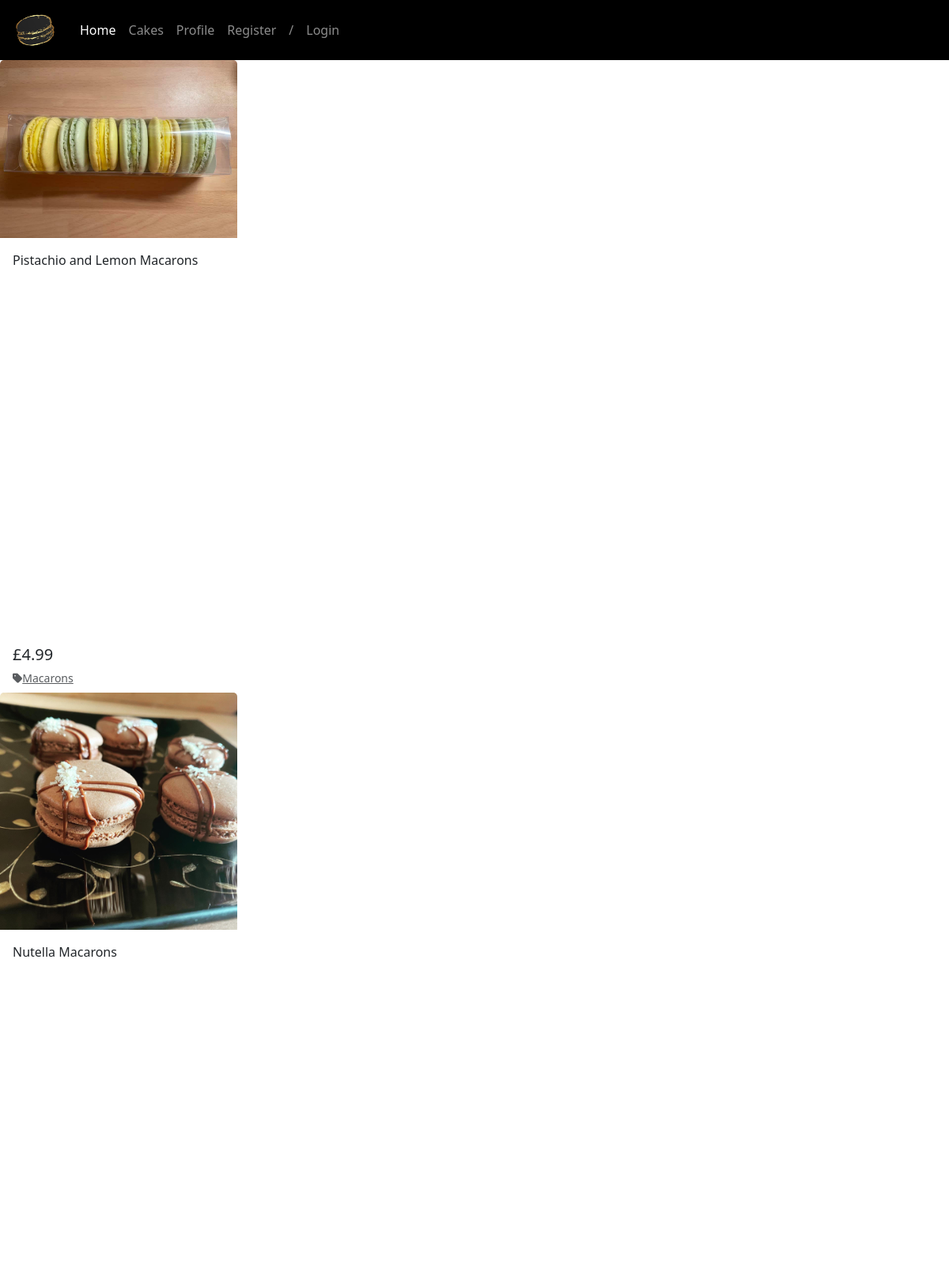
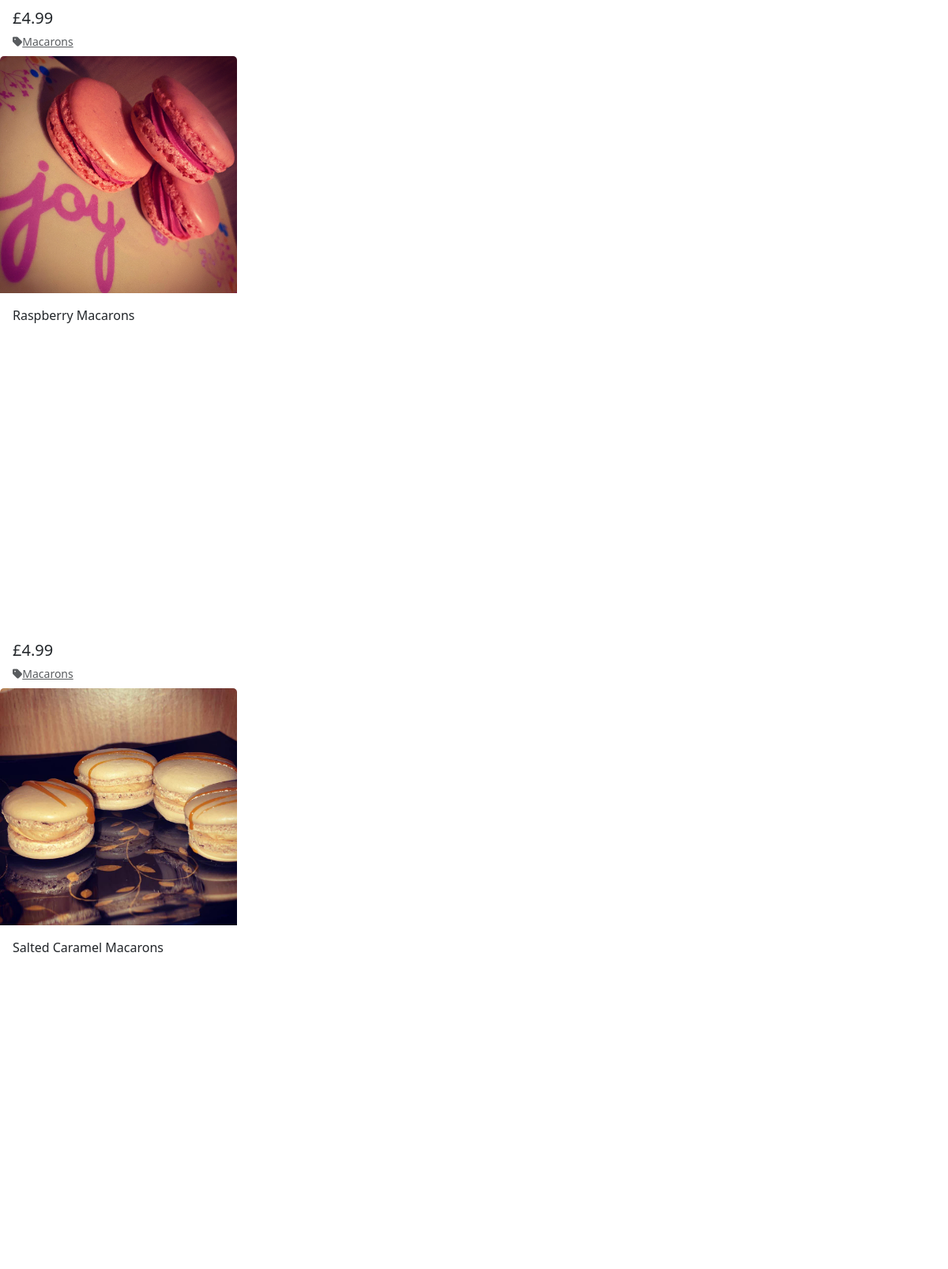
Screenshot of /cakes/ (upper part) with the database file from the repository (2 pictures, top to bottom).
### cakes/models.py (models this page shows, shortened)
class Cake(models.Model):
    category = models.ForeignKey(
        'Category', null=True, blank=True, on_delete=models.SET_NULL)
    sku = models.CharField(max_length=50, null=True, blank=True)
    name = models.CharField(max_length=150)
    description = models.TextField()
    flavours = models.CharField(max_length=50, null=True, blank=True)
    price = models.DecimalField(max_digits=6, decimal_places=2)
    image = models.ImageField(null=True, blank=True)

class Category(models.Model):
    class Meta:
        verbose_name_plural = 'Categories'
    name = models.CharField(max_length=150)
    friendly_name = models.CharField(max_length=150, null=True, blank=True)

### cakes/views.py (the view)
# urls.py: path('', views.all_cakes, name='cakes'),
def all_cakes(request):
    cakes = Cake.objects.all()
    categories = None
    if request.GET:
        cakes = cakes
    context = {'cakes': cakes}
    return render(request, 'cakes.html', context)

### cakes/templates/cakes.html
{% extends "base.html" %}
{% load static %}
{% block content %}
{% for cake in cakes %}
                    <div class="col-sm-6 col-md-6 col-lg-4 col-xl-3">
                        <div class="card h-100 border-0">{% if cake.image %}
                            <a href="#">
                                <img class="card-img-top img-fluid" src="{{ cake.image.url }}" alt="{{ cake.name }}">
                            </a>
                            {% else %}
                            <a href="#">
                                <img class="card-img-top img-fluid" src="{{ MEDIA_URL }}no_image.png" alt="{{ cake.name }}">
                            </a>
                            {% endif %}
                            <div class="card-body pb-0">
                                <p class="mb-0">{{ cake.name }}</p>
                            </div>
                            <div class="card-footer bg-white pt-0 border-0 text-left">
                                <div class="row">
                                    <div class="col">
                                        <p class="lead mb-0 text-left font-weight-bold">£{{ cake.price }}</p>
                                        {% if cake.category %}
                                        <p class="small mt-1 mb-0">
                                            <a class="text-muted" href="#">
                                                <i class="fas fa-tag mr-1"></i>{{ cake.category.friendly_name }}
                                            </a>
                                        </p>
                                        {% endif %}
                                        </div>
                                </div>
                            </div>
                        </div>
                    </div>
{% endfor %}
{% endblock %}

### templates/base.html (shortened to what this page needs)
{% load static %}
<head>
  <link rel="stylesheet" href="https://cdn.jsdelivr.net/npm/bootstrap@5.3.0-alpha1/dist/css/bootstrap.min.css">
  <link rel="stylesheet" href="{% static 'css/base.css' %}">
</head>
<header>
  <nav class="navbar navbar-expand-lg bg-black" data-bs-theme="dark">
    <div class="container-fluid">
      <a class="navbar-brand" href="{% url 'home' %}">
        <img src="/media/nav_logo.png" alt="Logo" width="65" height="50">
      </a>
      <div class="collapse navbar-collapse" id="navbarSupportedContent">
        <ul class="navbar-nav me-auto mb-2 mb-lg-0">
          <li class="nav-item">
            <a class="nav-link active" aria-current="page" href="{% url 'home' %}">Home</a>
          </li>
          <li class="nav-item">
            <a class="nav-link" href="{% url 'cakes' %}">Cakes</a>
          </li>
          <li class="nav-item">
            <a class="nav-link" href="#">Profile</a>
          </li>
          <li>
          {% if request.user.is_authenticated %}
              <a class="nav-link" href="{% url 'account_logout' %}">Logout</a>
          {% else %}
              <a class="nav-link" href="{% url 'account_signup' %}">Register</a>
            </li>
            <a class="nav-link"> / </a>
            <li>
              <a class="nav-link" href="{% url 'account_login' %}">Login</a>
            </li>
          {% endif %}
      </div>
    </div>
  </nav>
</header>
{% block content %}
{% endblock %}

### static/css/base.css (style rules this page uses)
header { background-color: black; }

### rows the page displays
Cake: image (picture), name "Pistachio and Lemon Macarons", price "4.99", category.friendly_name "Macarons"
Cake: image (picture), name "Nutella Macarons", price "4.99", category.friendly_name "Macarons"
Cake: image (picture), name "Raspberry Macarons", price "4.99", category.friendly_name "Macarons"
Cake: image (picture), name "Salted Caramel Macarons"
